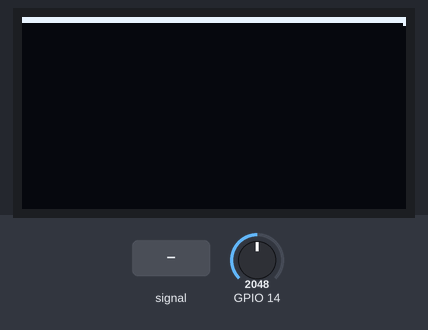
The program below on a simulated ESP32. Parts: 128×64 one-colour display. Inputs (shaded band) come from the test bench; at power-on: GPIO 14 = 2048.

Above: at 1.2 s.
1.3 s: GPIO 14 fed a 200 Hz sine of ±327 counts around its level
At 1.67 s:
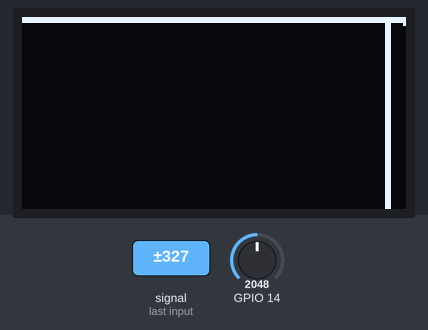
2.9 s: GPIO 14 set to 2866
At 4.5 s:
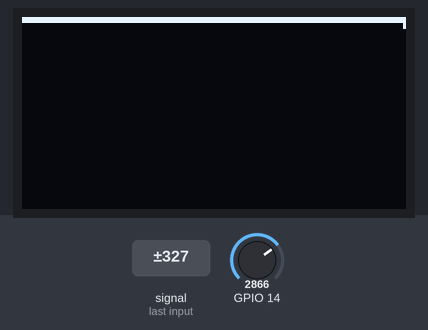
4.8 s: GPIO 14 fed a 1000 Hz sine of ±1023 counts around its level
At 5.06 s:
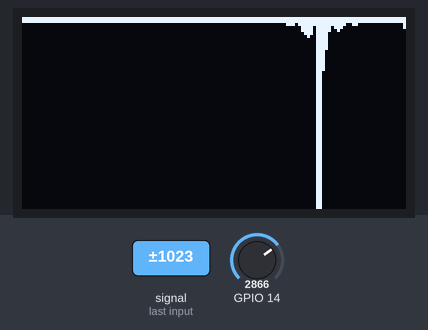
6.4 s: GPIO 14 set to 3603
At 6.71 s:
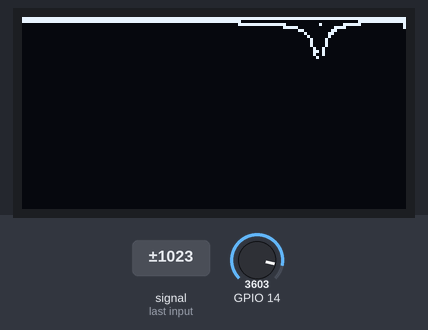
8.3 s: GPIO 14 set to 4095
At 8.54 s:
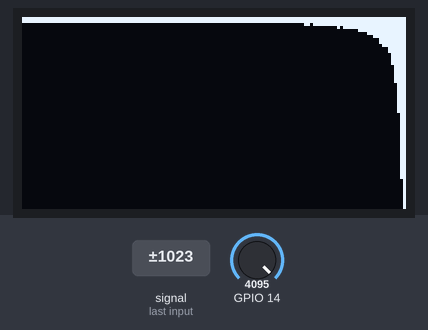
Timing chart, 0 to 11.1 s (numbered marks = the images above; inputs shaded):
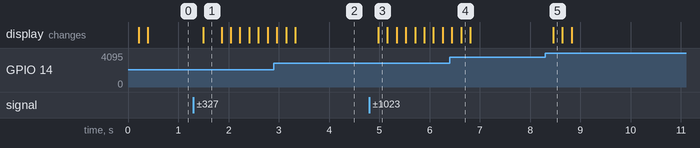

Measured:
- after the input at 1.3 s, the display: changes after 0.19 s (image 1)
- after the input at 4.8 s, the display: changes after 0.18 s (image 3)
- after the input at 8.3 s, the display: changes after 0.16 s (image 5)

The program:

main.cpp
```cpp
//已验证，esp32_FFT，快速傅里叶变换实现音乐频谱
//移植小改 from https://github.com/xiaocainiao11111/esp32_FFT_music?tab=readme-ov-file

#include <Arduino.h>         //引入 Arduino 核心库，提供对 Arduino 平台的基础支持。
#include <ArduinoFFT.h>      //引入 ArduinoFFT 库，用于执行快速傅里叶变换（FFT）。
#include <Adafruit_SSD1306.h>//引入 Adafruit SSD1306 库，用于控制 OLED 显示屏（SSD1306 模块）。


#define samples 1024 //采样点数，2的N次幂（FFT用）设置采样点数为 1024，这个值必须是 2 的幂，因为 FFT 要求输入数据点数为 2 的幂次方。
#define halfsamples samples/2 //计算采样点的一半，因为 FFT 只使用前半部分数据来计算频谱。

#define SAMPLING_FREQUENCY 10000  //采样频率10khz

#define NumofCopy halfsamples*sizeof(double) //位宽 定义复制数据的字节数，halfsamples 是采样点的一半。
#define Interval 128/(halfsamples) //4
Adafruit_SSD1306 display(100);//创建一个 SSD1306 OLED 显示器对象，100 是显示器的宽度（像素数）。

float vReal[samples];     //声明一个大小为 samples 的数组，用来存储 FFT 的实部数据。
float vImag[samples];     //声明一个大小为 samples 的数组，用来存储 FFT 的虚部数据。
float  vTemp[halfsamples];//临时数组，用来保存频谱数据，避免修改原始的 vReal 数组

ArduinoFFT<float> myFFT(vReal, vImag, samples,SAMPLING_FREQUENCY);

void setup() {
  // setP32();  //设置32分频,加快AD采样
  display.begin(SSD1306_SWITCHCAPVCC, 0x3C);//初始化 OLED 显示器，0x3C 是显示器的 I2C 地址。 似乎默认硬件I2C，参考引脚接线
  display.clearDisplay();       //清除显示器上的内容。
  display.setTextSize(1);       //设置显示文本的大小为 1。
  display.setTextColor(WHITE);  //设置显示文本的颜色为白色。
}

void loop() {
//  Serial.println("start:"+String(micros()));
  for(int i=0;i<samples;i++)
  {
    vReal[i]=analogRead(14)-512;                 //analogRead ( ADC采样输入引脚 )
    vImag[i] = 0.0;
  }
//  Serial.println("end:"+String(micros()));
  display.clearDisplay();//清空 OLED 显示屏。

  myFFT.windowing(vReal, samples, FFT_WIN_TYP_HAMMING, FFT_FORWARD);//对实部数据 vReal 应用汉明窗，减少频谱泄露现象。

  myFFT.compute(vReal, vImag, samples, FFT_FORWARD);  //执行 FFT 计算，结果会存储在 vReal 和 vImag 中。

  myFFT.complexToMagnitude(vReal, vImag, samples);  //计算复数数据的幅度，并将结果存储在 vReal 数组中。

  for(int i=0;i<halfsamples-2;i++)  //遍历一半的采样点（频谱数据）
  {
    /*在屏幕上绘制频谱数据的点，Interval 控制频谱点的间距，0.007 是幅度的缩放因子，+1 是为了避免绘制到屏幕的底部。*/
    display.drawPixel(i*Interval,vTemp[halfsamples-i-1]*0.007+1, WHITE);

    /*在屏幕上绘制频谱数据的线条*/
    display.drawLine(i*Interval, 0, i*Interval,vReal[halfsamples-i-1]*0.007, WHITE);

}

  display.display(); //推送

  memcpy(vTemp, vReal, NumofCopy);//将当前的频谱数据（存储在 vReal 中）复制到 vTemp 数组，以便在下一次绘制时使用。
  delay(2);  //改为128点时可以注释掉，防止刷新太慢
}
```
